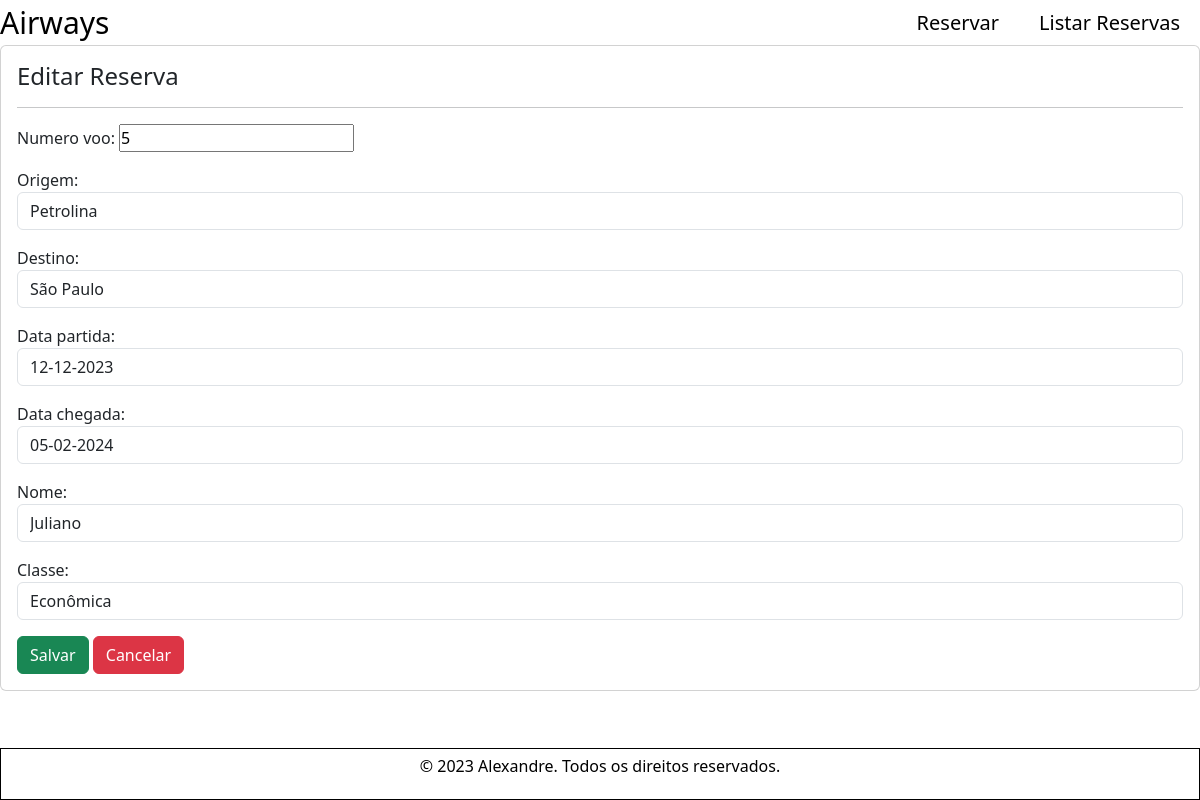
The page /reservar/edit/11 on the database its author committed.
### reservas/models.py (models this page shows, shortened)
class Voo(models.Model):
    numero_voo = models.IntegerField(validators=[
        MaxValueValidator(9999, message='O número do voo deve ter no máximo 4 dígitos.'),
        MinValueValidator(1, message='O número do voo deve ter exatamente 4 dígitos.'),
        ],
    )
    CLASSE_CHOICES = [
        ('Econômica', 'Econômica'),
        ('Executiva', 'Executiva'),
    ]
    origem = models.CharField(max_length=100, default='Petrolina')
    destino = models.CharField(max_length=100)
    data_partida = models.CharField(max_length=10, default=(datetime.now() + timedelta(days=1)).strftime('%d-%m-%Y'))
    data_chegada = models.CharField(max_length=10, null=True, blank=True)
    nome = models.CharField(max_length=50)
    classe = models.CharField(max_length=20, choices=CLASSE_CHOICES)

### reservas/views.py (the view)
# urls.py: path('reservar/edit/<int:voo_pk>', editar, name='editar'),
def editar(request, voo_pk):
    dados = Voo.objects.get(pk=voo_pk)
    form = VooForm(request.POST or None, instance=dados)
    if request.POST:
        if form.is_valid():
            form.save()
            return redirect('listar')
    context = {
        'form': form,
        'id':voo_pk,
    }
    return render(request, 'reservas/editar.html', context)

### reservas/forms.py (shortened to what this page needs)
class VooForm(forms.ModelForm):
    class Meta:
        model = Voo
        fields = ['numero_voo', 'origem', 'destino', 'data_partida', 'data_chegada', 'nome', 'classe']
        widgets = {
            'numero_do_voo': forms.IntegerField(widget=forms.TextInput(attrs={'placeholder': 'Numero do Voo', 'class': 'form-control', 'autofocus': ''})),
            'origem': forms.TextInput(attrs={'class':'form-control'}),
            'destino': forms.TextInput(attrs={'class': 'form-control'}),
            'data_partida':forms.DateInput(attrs={'class':'form-control'}),
            'data_chegada': forms.DateInput(attrs={'class': 'form-control'}),
            'nome': forms.TextInput(attrs={'class': 'form-control'}),
            'classe': forms.Select(attrs={'class': 'form-control'}, choices=[('Economica', 'Econômica'), ('Executiva', 'Executiva')])
        }

### reservas/template/reservas/editar.html (shortened to what this page needs)
{% extends 'base.html' %}
{% block content %}
    <div class="card">
        <div class="card-body">
            <h4>Editar Reserva</h4>
            <hr>
            <form action="{% url 'editar' id %}" method="post">
                {{  form.as_p }}
                <button class="btn btn-success" type="submit" >Salvar</button>
                <a href="{% url 'listar' %}" class="btn btn-danger">Cancelar</a>
            </form>
        </div>
    </div>
{% endblock %}

### static/style.css (style rules this page uses)
* { padding: 0; margin: 0; box-sizing: border-box; }

### rows shown on the page
Voo: numero_voo "5", origem "Petrolina", destino "São Paulo", data_partida "12-12-2023", data_chegada "05-02-2024", nome "Juliano", classe "Econômica"
